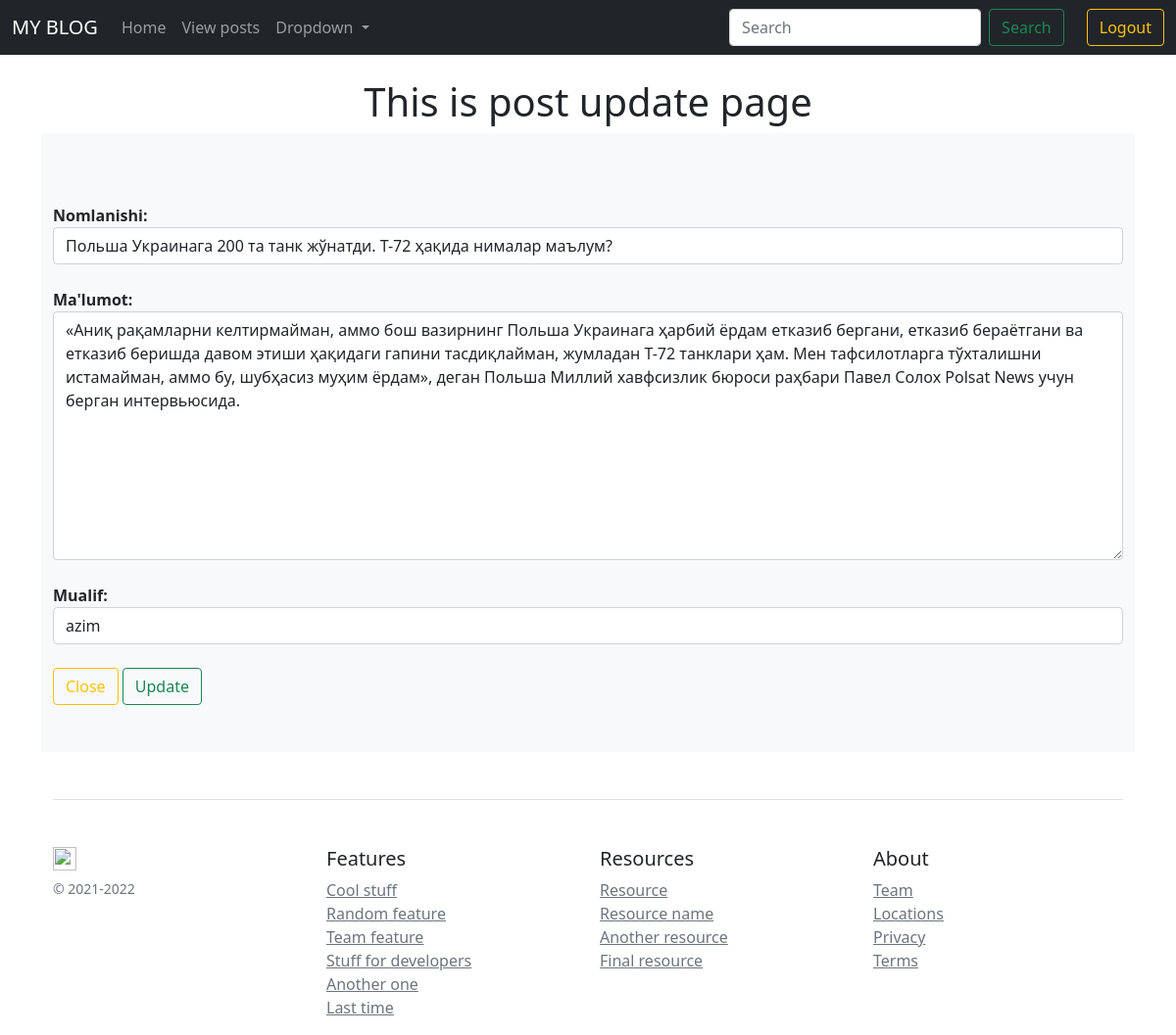
Page /view-posts/3/update/ (signed in) on the committed database.
### Blog/models.py (models this page shows, shortened)
class Post(models.Model):
    title = models.CharField(max_length=100, verbose_name="Nomlanishi")
    discrition = models.TextField(max_length=5000, verbose_name="Ma'lumot")
    author = models.ForeignKey(User, on_delete=models.CASCADE, verbose_name="Mualif")
    is_published = models.BooleanField(default=False, verbose_name="Tekshirilgan")
    image = models.ImageField(upload_to="Post/", verbose_name="Rasm")
    date_created = models.DateField(auto_now_add=True, verbose_name="Kiritish vaqti")
    date_updated = models.DateField(auto_now=True, verbose_name="Yangilanish vaqti")
    class Meta:
        verbose_name_plural = "Post"
        verbose_name = "Post"

### Blog/views.py (the view)
# urls.py: path('view-posts/<int:pk>/update/', views.view_posts_update, name="view-posts-update"),
@login_required(login_url='login')
def view_posts_update(request, pk):
    post = Post.objects.get(pk=pk)
    if request.method == 'POST':
        form = PostForm(request.POST, instance=post)
        if form.is_valid():
            form.save()
            messages.success(request, 'Post updated successfully')
            return redirect('view-posts-detail', pk=post.pk)
    else:
        form = PostForm(instance=post)
    context = {
        'form': form
    }
    return render(request, 'blog/view_post_form.html', context)

### Blog/forms.py
class PostForm(forms.ModelForm):
    class Meta:
        model = Post
        fields = ('title', 'discrition', 'author')
        widgets = {
            'title': forms.TextInput(attrs={'class': 'form-control'}),
            'discrition': forms.Textarea(attrs={'class': 'form-control'}),
            'author': forms.Select(attrs={'class': 'form-control'}),
        }

### Templates/blog/view_post_form.html (shortened to what this page needs)
{% extends 'blog/base.html' %}
{% block body %}
    <h1 class="text-center mt-4">This is post update page</h1>
    <div class="album py-5 bg-light">
        <div class="container">
            <div class="row row-cols-10 row-cols-sm-10 row-cols-md-10">
                <form method="POST">
                    <div class="form-group mt-4">
                        <label class="fw-bold">{{ form.title.label }}:</label>
                        {{ form.title }}
                    </div>
                    <div class="form-group mt-4">
                        <label class="fw-bold">{{ form.discrition.label }}:</label>
                        {{ form.discrition }}
                    </div>
                    <div class="form-group mt-4">
                        <label class="fw-bold">{{ form.author.label }}:</label>
                        {{ form.author }}
                    </div>
                    <a href="{% url 'view-posts' %}" class="btn btn-outline-warning mt-4">Close</a>
                    <button class="btn btn-outline-success mt-4">Update</button>
                </form>
            </div>
        </div>
    </div>
{% endblock %}

### rows in the picture
Post: title "Польша Украинага 200 та танк жўнатди. Т-72 ҳақида нималар маълум?", discrition "«Аниқ рақамларни келтирмайман, аммо бош вазирнинг Польша Украинага ҳарбий ёрдам етказиб бергани, етказиб бераётгани ва етказиб беришда давом этиши ҳақидаги гапини тасдиқлайман, жумладан Т-72 танклари ҳам. Мен тафсилотларга тўхталишни истамайман, аммо бу, шубҳасиз муҳим ёрдам», деган Польша Миллий хавфсизлик бюроси раҳбари Павел Солох Polsat News учун берган интервьюсида.", author "azim"
